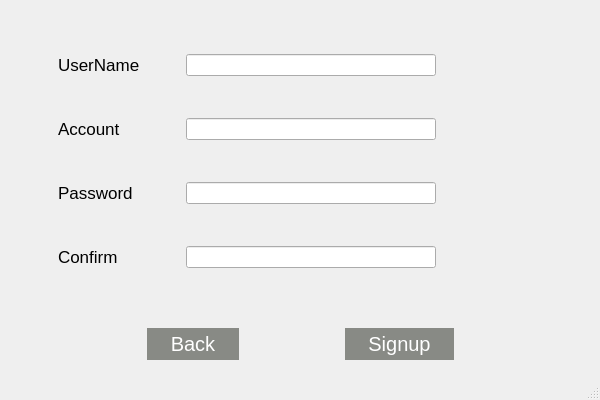
<?xml version="1.0" encoding="UTF-8"?>
<ui version="4.0">
 <class>Signup</class>
 <widget class="QMainWindow" name="Signup">
  <property name="geometry">
   <rect>
    <x>0</x>
    <y>0</y>
    <width>600</width>
    <height>400</height>
   </rect>
  </property>
  <property name="minimumSize">
   <size>
    <width>600</width>
    <height>400</height>
   </size>
  </property>
  <property name="maximumSize">
   <size>
    <width>600</width>
    <height>400</height>
   </size>
  </property>
  <property name="windowTitle">
   <string>MainWindow</string>
  </property>
  <widget class="QWidget" name="centralwidget">
   <layout class="QVBoxLayout" name="verticalLayout">
    <item>
     <widget class="QWidget" name="widget" native="true">
      <property name="sizePolicy">
       <sizepolicy hsizetype="Preferred" vsizetype="Preferred">
        <horstretch>0</horstretch>
        <verstretch>0</verstretch>
       </sizepolicy>
      </property>
      <layout class="QGridLayout" name="gridLayout">
       <item row="3" column="3">
        <widget class="QLineEdit" name="lineEdit_password">
         <property name="text">
          <string/>
         </property>
         <property name="echoMode">
          <enum>QLineEdit::Password</enum>
         </property>
        </widget>
       </item>
       <item row="3" column="4">
        <widget class="QLabel" name="label_password_check">
         <property name="text">
          <string/>
         </property>
        </widget>
       </item>
       <item row="1" column="3">
        <widget class="QLineEdit" name="lineEdit_username">
         <property name="minimumSize">
          <size>
           <width>200</width>
           <height>0</height>
          </size>
         </property>
         <property name="text">
          <string/>
         </property>
        </widget>
       </item>
       <item row="2" column="4">
        <widget class="QLabel" name="label_account_check">
         <property name="text">
          <string/>
         </property>
        </widget>
       </item>
       <item row="1" column="0">
        <spacer name="horizontalSpacer_4">
         <property name="orientation">
          <enum>Qt::Horizontal</enum>
         </property>
         <property name="sizeType">
          <enum>QSizePolicy::Fixed</enum>
         </property>
         <property name="sizeHint" stdset="0">
          <size>
           <width>40</width>
           <height>20</height>
          </size>
         </property>
        </spacer>
       </item>
       <item row="1" column="2">
        <spacer name="horizontalSpacer_6">
         <property name="orientation">
          <enum>Qt::Horizontal</enum>
         </property>
         <property name="sizeType">
          <enum>QSizePolicy::Fixed</enum>
         </property>
         <property name="sizeHint" stdset="0">
          <size>
           <width>40</width>
           <height>20</height>
          </size>
         </property>
        </spacer>
       </item>
       <item row="1" column="1">
        <widget class="QLabel" name="label_username">
         <property name="font">
          <font>
           <pointsize>13</pointsize>
          </font>
         </property>
         <property name="text">
          <string>UserName</string>
         </property>
        </widget>
       </item>
       <item row="3" column="1">
        <widget class="QLabel" name="label_password">
         <property name="font">
          <font>
           <pointsize>13</pointsize>
          </font>
         </property>
         <property name="text">
          <string>Password</string>
         </property>
        </widget>
       </item>
       <item row="4" column="3">
        <widget class="QLineEdit" name="lineEdit_confirm">
         <property name="text">
          <string/>
         </property>
         <property name="echoMode">
          <enum>QLineEdit::Password</enum>
         </property>
        </widget>
       </item>
       <item row="1" column="4">
        <widget class="QLabel" name="label_username_check">
         <property name="sizePolicy">
          <sizepolicy hsizetype="Fixed" vsizetype="Preferred">
           <horstretch>0</horstretch>
           <verstretch>0</verstretch>
          </sizepolicy>
         </property>
         <property name="minimumSize">
          <size>
           <width>100</width>
           <height>0</height>
          </size>
         </property>
         <property name="maximumSize">
          <size>
           <width>100</width>
           <height>16777215</height>
          </size>
         </property>
         <property name="text">
          <string/>
         </property>
        </widget>
       </item>
       <item row="2" column="1">
        <widget class="QLabel" name="label_account">
         <property name="font">
          <font>
           <pointsize>13</pointsize>
          </font>
         </property>
         <property name="text">
          <string>Account</string>
         </property>
        </widget>
       </item>
       <item row="2" column="3">
        <widget class="QLineEdit" name="lineEdit_account">
         <property name="text">
          <string/>
         </property>
        </widget>
       </item>
       <item row="4" column="1">
        <widget class="QLabel" name="label_confirm">
         <property name="font">
          <font>
           <pointsize>13</pointsize>
          </font>
         </property>
         <property name="text">
          <string>Confirm</string>
         </property>
        </widget>
       </item>
       <item row="1" column="5">
        <spacer name="horizontalSpacer_5">
         <property name="orientation">
          <enum>Qt::Horizontal</enum>
         </property>
         <property name="sizeType">
          <enum>QSizePolicy::Fixed</enum>
         </property>
         <property name="sizeHint" stdset="0">
          <size>
           <width>40</width>
           <height>20</height>
          </size>
         </property>
        </spacer>
       </item>
       <item row="4" column="4">
        <widget class="QLabel" name="label_confirm_check">
         <property name="text">
          <string/>
         </property>
        </widget>
       </item>
      </layout>
     </widget>
    </item>
    <item>
     <widget class="QWidget" name="widget_2" native="true">
      <property name="sizePolicy">
       <sizepolicy hsizetype="Preferred" vsizetype="Fixed">
        <horstretch>0</horstretch>
        <verstretch>0</verstretch>
       </sizepolicy>
      </property>
      <property name="maximumSize">
       <size>
        <width>16777215</width>
        <height>50</height>
       </size>
      </property>
      <layout class="QHBoxLayout" name="horizontalLayout">
       <item>
        <spacer name="horizontalSpacer_2">
         <property name="orientation">
          <enum>Qt::Horizontal</enum>
         </property>
         <property name="sizeHint" stdset="0">
          <size>
           <width>40</width>
           <height>20</height>
          </size>
         </property>
        </spacer>
       </item>
       <item>
        <widget class="QPushButton" name="pushButton_back">
         <property name="font">
          <font>
           <pointsize>15</pointsize>
          </font>
         </property>
         <property name="styleSheet">
          <string notr="true">
QPushButton {
	background-color: rgb(136, 138, 133);
        color: rgb(255, 255, 255);
	border: 1px solid transparent;
	padding: 4px 22px;
}

QPushButton:hover {
	background-color: rgb(46, 52, 54);
        color: #ffffff;
}

QPushButton:pressed {
	color: rgb(255, 255, 255);
background-color: rgb(0, 0, 0);
}</string>
         </property>
         <property name="text">
          <string>Back</string>
         </property>
        </widget>
       </item>
       <item>
        <spacer name="horizontalSpacer">
         <property name="orientation">
          <enum>Qt::Horizontal</enum>
         </property>
         <property name="sizeType">
          <enum>QSizePolicy::Fixed</enum>
         </property>
         <property name="sizeHint" stdset="0">
          <size>
           <width>100</width>
           <height>20</height>
          </size>
         </property>
        </spacer>
       </item>
       <item>
        <widget class="QPushButton" name="pushButton_signup">
         <property name="font">
          <font>
           <pointsize>15</pointsize>
          </font>
         </property>
         <property name="styleSheet">
          <string notr="true">
QPushButton {
	background-color: rgb(136, 138, 133);
        color: rgb(255, 255, 255);
	border: 1px solid transparent;
	padding: 4px 22px;
}

QPushButton:hover {
	background-color: rgb(46, 52, 54);
        color: #ffffff;
}

QPushButton:pressed {
	color: rgb(255, 255, 255);
background-color: rgb(0, 0, 0);
}</string>
         </property>
         <property name="text">
          <string>Signup</string>
         </property>
        </widget>
       </item>
       <item>
        <spacer name="horizontalSpacer_3">
         <property name="orientation">
          <enum>Qt::Horizontal</enum>
         </property>
         <property name="sizeHint" stdset="0">
          <size>
           <width>40</width>
           <height>20</height>
          </size>
         </property>
        </spacer>
       </item>
      </layout>
     </widget>
    </item>
   </layout>
  </widget>
  <widget class="QStatusBar" name="statusbar"/>
  <action name="actionsth">
   <property name="text">
    <string>sth</string>
   </property>
  </action>
  <action name="actionsth2">
   <property name="text">
    <string>sth2</string>
   </property>
  </action>
 </widget>
 <resources/>
 <connections/>
</ui>
